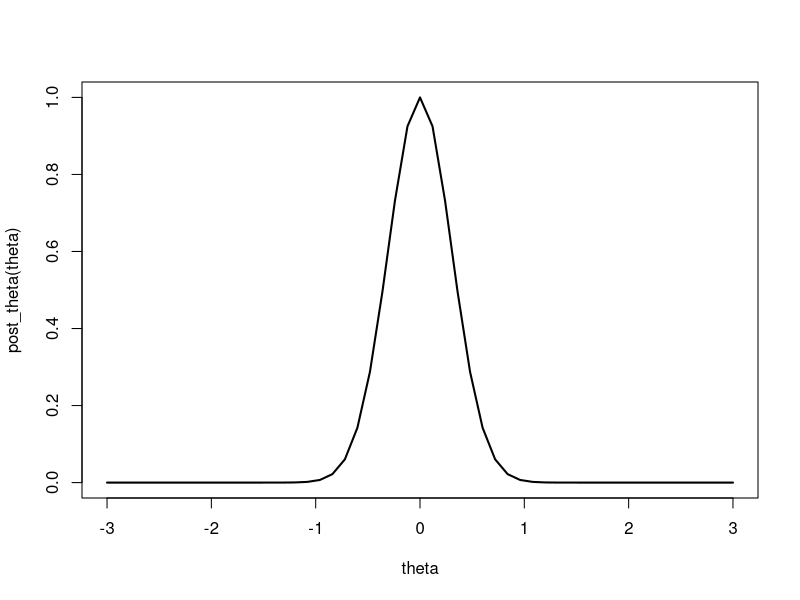
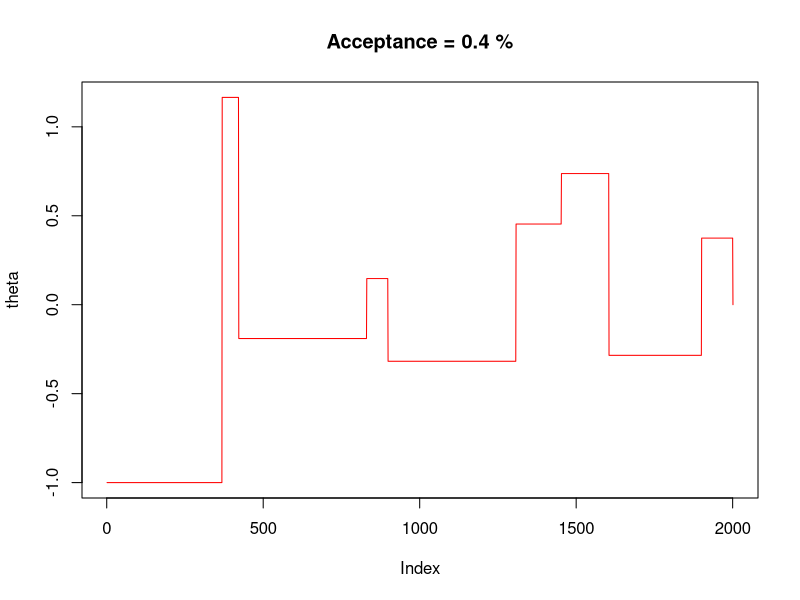
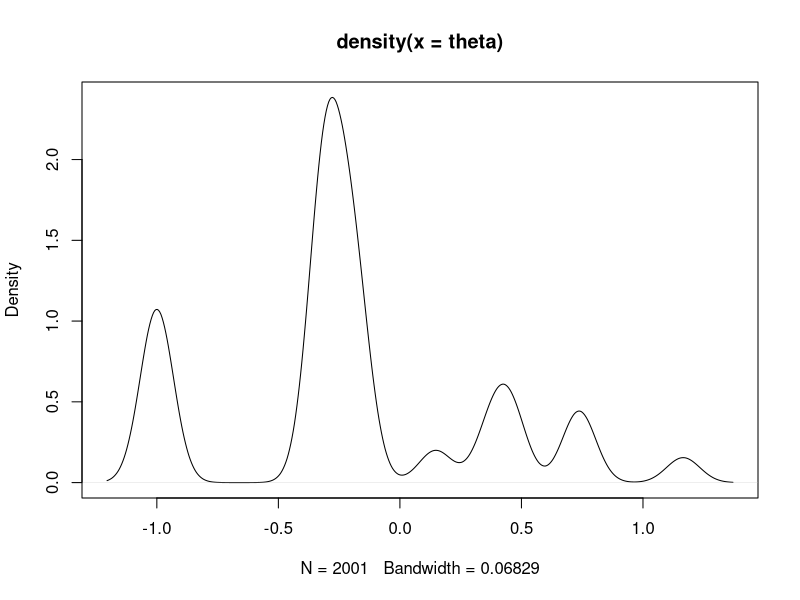

These figures' R source, in order:
y = c(1.64, 1.70, 1.72, 1.74, 1.82, 1.82, 
      1.82, 1.90, 2.08)
n <- length(y)

ybar <- mean(y)

# hypothetical posterior
post_theta <- function(theta)
{
  exp(-1/3*n*theta^2*ybar)
}

# to see
theta = seq(-3, 3, length = 51)
plot(theta,post_theta(theta),type="l",lwd=2)

#Metropolis
nsim <- 2000
theta <- numeric(nsim+1)
theta[1] <- -1

cnt <- 0

for(t in 2:nsim){
  #1 Sample theta from proposal
  theta.star <- rnorm(1,0,100)
 
  #2 Ratio
  r <- post_theta(theta.star)/post_theta(theta[t-1])
 
  #3 Accept
  u <- runif(1)
  if(u<r) { 
    theta[t] <- theta.star
    cnt <- cnt + 1
    } else { 
      theta[t] = theta[t-1]
    }
}

 
plot(theta,type="l",col="red",main=paste("Acceptance =",round(cnt/nsim*100,1),"%"))
d <- density(theta)
plot(d)
 
 
 
 



